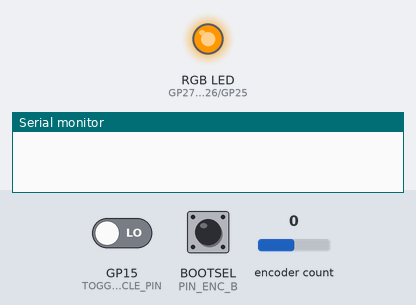
Recording of a sketch running on a simulated Raspberry Pi Pico. Shown: an RGB LED mixed from three pins (HIGH = lit), the last lines printed to the serial monitor. Inputs (shaded band) come from the test bench; at power-on: encoder count 0, GP15 (TOGGLE_CYCLE_PIN) LOW, BOOTSEL (PIN_ENC_B) HIGH. Dim RGB values are drawn brighter than linear; random numbers use the default seed unless the sketch sets one.

Above: at 1.2 s.
1.3 s: encoder count set to 1
At 2.0 s:
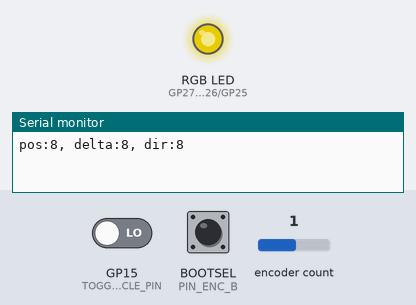
2.8 s: encoder count set to 2
At 3.1 s:
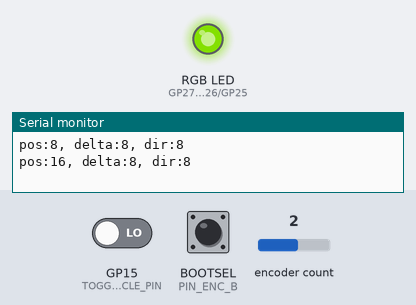
Timing chart, 0 to 5.8 s (numbered marks = the images above; inputs shaded):
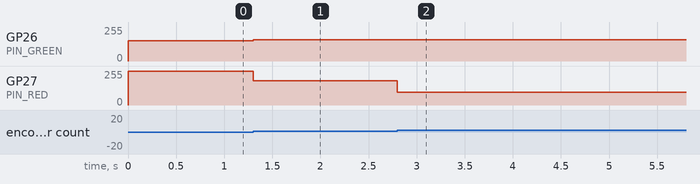

The sketch:

0_esp32-rgb-rotary-encoder.ino
```cpp
#include <analogWrite.h>

const byte LOOP_INTERVAL = 1;

void setup() {
  // put your setup code here, to run once:
  setup1();
  setup2();
}

void loop() {
  // put your main code here, to run repeatedly:
  loop1();
  loop2();
  delay(LOOP_INTERVAL);
}

int mod(int x,int y){ return x<0 ? ((x+1)%y)+y-1 : x%y; }
long modLong(long x,long y){ return x<0 ? ((x+1)%y)+y-1 : x%y; }

enum : byte {

  OFF = 0,

  RED = 0,
  GREEN = 1,
  BLUE = 2,

  PIN_RED = 27,
  PIN_GREEN = 26,
  PIN_BLUE = 25,

  PIN_ENC_A = 32,
  PIN_ENC_B = 33,

  TOGGLE_CYCLE_PIN = 15,

};

void writePin(byte _color, byte _writeValue) {
  analogWrite(getPinFromColor(_color), _writeValue);
}
byte getPinFromColor(byte _color) {
  switch (_color) {
    case RED: return PIN_RED;
    case GREEN: return PIN_GREEN;
    case BLUE: return PIN_BLUE;
  }
  Serial.print("Invalid pin color, cannot determine pin to write, returning 0, Color:");
  Serial.println(_color);
  return 0;
}
```

1_rgb_led.ino
```cpp
void setup1(){setupRGB();}
int _delay1 = 0;
void loop1(){
  loopEarlyRGB();
  if (_delay1 > 0) { _delay1 = max(_delay1 - LOOP_INTERVAL, 0); return; }
  loopDelayRGB();
}
void delay1(int _delay) { _delay1 = max(_delay1,_delay); }

const int RGB_MAX = 1535;
const bool RGB_USES_TOGGLE = true;
const bool RGB_TOGGLE_CHANGES_CYCLE = false;
const bool RGB_CAN_CYCLE = false;

bool RGB_reverse = false;
bool RGB_cycle = true;

const int RGB_INCREMENT = 1;
const int RGB_DELAY = 3;

const int RGB_BRIGHTNESS_RGB = 255;
const int RGB_BRIGHTNESS_R = 255;
const int RGB_BRIGHTNESS_G = 160;
const int RGB_BRIGHTNESS_B = 240;

const bool RGB_HOLD_RELEASES_PRESS = false;
const int RGB_HOLDFUNCTION_TIME = 500;

static int RGB_value = 0;
static bool RGB_lastToggle = false;
static int RGB_holdTime = 0;
static bool RGB_pressed = false;


void setupRGB() {
  // put your setup code here, to run once:

  Serial.begin(115200);

  pinMode(PIN_RED, OUTPUT);
  pinMode(PIN_GREEN, OUTPUT);
  pinMode(PIN_BLUE, OUTPUT);

  if (RGB_USES_TOGGLE) {

    pinMode(TOGGLE_CYCLE_PIN, INPUT);
    RGB_lastToggle = digitalRead(TOGGLE_CYCLE_PIN);

  }

  RGB_value = random(0, RGB_MAX + 1);
  rgbCycle(RGB_value);

}


void loopEarlyRGB() {

  if (!RGB_USES_TOGGLE) { return; }

  // check button input
  RGB_pressed = digitalRead(TOGGLE_CYCLE_PIN);

  if (RGB_pressed) {
    if (RGB_holdTime < RGB_HOLDFUNCTION_TIME)
    {
      RGB_holdTime++;
      if (RGB_holdTime >= RGB_HOLDFUNCTION_TIME) {
        // first held cycle
        ToggleHold(false);
      }
    }
  }

  if (RGB_pressed != RGB_lastToggle) {

//    ENC_CheckPressed();

    RGB_lastToggle = RGB_pressed;
//   Serial.println(RGB_pressed ? "TOGGLE ON" : "TOGGLE OFF");
    if (RGB_pressed) {
      ToggleDown();
    }
    else
    {
      if (RGB_holdTime >= RGB_HOLDFUNCTION_TIME) {
        ToggleUpHeld();
      }
      else
      {
        ToggleUpShort();
      }
      RGB_holdTime = 0;
    }
  }
}

void ManualTriggerHold() {
    if (RGB_holdTime < RGB_HOLDFUNCTION_TIME)
    {
      RGB_holdTime = RGB_HOLDFUNCTION_TIME;
      // first held cycle
      ToggleHold(true);
    }
}

void loopDelayRGB()
{
  if (!RGB_CAN_CYCLE) { return; }

  // collect held state
  bool _held = RGB_pressed && RGB_holdTime >= RGB_HOLDFUNCTION_TIME;
  // check RGB cycle
  if (RGB_cycle && (!RGB_pressed || (RGB_HOLD_RELEASES_PRESS && _held))) {
    delay1(RGB_DELAY);
    rgbCycle(RGB_value + RGB_INCREMENT);
  }
}

void SetRGB(int _toValue) {
  rgbCycle(_toValue);
}
void SetRGB(int _toValue, int _givenRange) {
  SetRGB(map(_toValue,0,_givenRange,0,RGB_MAX));
}

void IncrementRGB(int _byValue) {
  rgbCycle(RGB_value + _byValue);
}
void IncrementRGB(int _byValue, int _givenRange) {
  IncrementRGB(_byValue * RGB_MAX / _givenRange);
}


void ToggleDown() {
}

void ToggleUpShort() {
  if (RGB_CAN_CYCLE && RGB_TOGGLE_CHANGES_CYCLE) {
    RGB_cycle = !RGB_cycle;
  }
}

void ToggleUpHeld() {

}
void ToggleHold(bool _viaManual) {
  if (!_viaManual) { ReverseRGBCycle(); }
}

void ReverseRGBCycle() {
  if (!RGB_CAN_CYCLE) { return; }
  RGB_reverse = !RGB_reverse; RGB_value = RGB_MAX - RGB_value; RGB_cycle = true;
}

void rgbCycle(int _setValue)
{
  RGB_value = mod(_setValue, RGB_MAX);
  int _currentValue = RGB_reverse ? RGB_MAX - RGB_value : RGB_value;

  byte _step = (_currentValue / 256) % 6;
  byte _stepValue = _currentValue - (_step * 256);

  writePin(RED,   pinValue(RED,   _step, _stepValue));
  writePin(GREEN, pinValue(GREEN, _step, _stepValue));
  writePin(BLUE,  pinValue(BLUE,  _step, _stepValue));

}


byte GET_ON(byte _color) {
  byte _onValue = 255;
  switch (_color) {
    case RED: _onValue = RGB_BRIGHTNESS_R; break;
    case GREEN: _onValue = RGB_BRIGHTNESS_G; break;
    case BLUE: _onValue = RGB_BRIGHTNESS_B; break;
  }
  return map(_onValue, 0, 255, 0, RGB_BRIGHTNESS_RGB);
}

byte GET_CHANGE(byte _color, byte _step, byte _stepValue)
{
  byte _onValue = GET_ON(_color);
  _stepValue = map(_stepValue, 0, 255, 0, _onValue);
  return _step % 2 == 0 ?
    _stepValue : // rising
    _onValue - _stepValue; // falling
}

byte pinValue(byte _color, byte _step, byte _stepValue)
{

  switch (_step) {

    case 0:
    case 6:
    switch (_color) {
      // R1 Gr B0
      case RED:
      return GET_ON(_color);
      case GREEN:
      return GET_CHANGE(_color, _step, _stepValue);
      case BLUE:
      return OFF;
    }
    break;

    case 1:
    // Rf G1 B0
    switch (_color) {
      case RED:
      return GET_CHANGE(_color, _step, _stepValue);
      case GREEN:
      return GET_ON(_color);
      case BLUE:
      return OFF;
    }
    break;

    case 2:
    // R0 G1 Br
    switch (_color) {
      case RED:
      return OFF;
      case GREEN:
      return GET_ON(_color);
      case BLUE:
      return GET_CHANGE(_color, _step, _stepValue);
    }
    break;

    case 3:
    // R0 Gf B1
    switch (_color) {
      case RED:
      return OFF;
      case GREEN:
      return GET_CHANGE(_color, _step, _stepValue);
      case BLUE:
      return GET_ON(_color);
    }
    break;

    case 4:
    // Rr G0 B1
    switch (_color) {
      case RED:
      return GET_CHANGE(_color, _step, _stepValue);
      case GREEN:
      return OFF;
      case BLUE:
      return GET_ON(_color);
    }
    break;

    case 5:
    // R1 G0 Bf
    switch (_color) {
      case RED:
      return GET_ON(_color);
      case GREEN:
      return OFF;
      case BLUE:
      return GET_CHANGE(_color, _step, _stepValue);
    }
    break;

  }

  Serial.print("Failed parsing rainbow, Color:");
  Serial.print(_color);
  Serial.print(", Step:");
  Serial.print(_step);
  Serial.print(", StepValue:");
  Serial.print(_stepValue);
  Serial.println(", cannot get pin color, returning 0");
  return 0;
}
```

2_encoder.ino
```cpp
#include <RotaryEncoder.h>

void setup2(){ setupENC(); }
//int _delay2 = 0;
void loop2(){
  loopENC();
//  loopEarlyENC();
//  if (_delay2 > 0) { _delay2 = max(_delay2 - LOOP_INTERVAL, 0); return; }
//  loopDelayENC();
}
//void delay2(int _delay) { _delay2 = max(_delay2,_delay); }


const int ENC_STEPS = 128;
const int ENC_COARSE_STEPS = 8;
const int ENC_INCREMENT = RGB_MAX / ENC_STEPS;

bool ENC_lastPosHeld = false;

static int ENC_pos = 0;


RotaryEncoder *_enc = nullptr;

void setupENC() {

  _enc = new RotaryEncoder(PIN_ENC_A, PIN_ENC_B, RotaryEncoder::LatchMode::FOUR3 );
  attachInterrupt(digitalPinToInterrupt(PIN_ENC_A), checkPosition, CHANGE);
  attachInterrupt(digitalPinToInterrupt(PIN_ENC_B), checkPosition, CHANGE);
}

//void checkPosition()
IRAM_ATTR void checkPosition()
{
  _enc->tick(); // just call tick() to check the state.
  CheckState();
}

void loopENC() {
}

void CheckState() {
  // check if held - if not, coarse multiplier
  int _dir = (int)_enc->getDirection();
  int _newPos = ENC_CurrentPos();
  if (!RGB_pressed) {
    _newPos += _dir * (ENC_COARSE_STEPS - 1);
    _dir *= ENC_COARSE_STEPS;
  }
  if (ENC_pos != _newPos) {
    UpdateState(_newPos, _dir);
  }
}

void UpdateState() {
  UpdateState(ENC_CurrentPos());
}

void UpdateState(int _newPos) {
  UpdateState(_newPos, (int)_enc->getDirection());
}
void UpdateState(int _newPos, int _dir) {

  int _delta = _newPos - ENC_pos;
  Serial.print("pos:");
  Serial.print(_newPos);
  Serial.print(", delta:");
  Serial.print(_delta);
  Serial.print(", dir:");
  Serial.println(_dir);
  ENC_pos = _newPos;

  if (RGB_pressed) {
    ManualTriggerHold();
  }

//  SetRGB(ENC_pos, RGB_pressed ? ENC_STEPS_COARSE_MULTI : ENC_STEPS);
//  IncrementRGB(_delta, RGB_pressed ? ENC_STEPS_COARSE_MULTI : ENC_STEPS);
//  int _increment = ENC_INCREMENT;
//  if (RGB_pressed) { _increment *= ENC_STEPS_COARSE_MULTI; }
  IncrementRGB(ENC_INCREMENT * _dir);

  _enc->setPosition(_newPos);

}

int ENC_CurrentPos() {
  return mod(_enc->getPosition(), ENC_STEPS);
}


//Encoder _enc(PIN_ENC_A, PIN_ENC_B);
//
//long ENC_prevPos = 0;
//
//
//void setupENC() {
//  ENC_prevPos = _enc.read();
//}
//
//void loopENC() {
//  long _newPos = _enc.read();
//  if (_newPos != ENC_prevPos) {
//    long _delta = _newPos - ENC_prevPos;
//    ENC_prevPos = _newPos;
//    Serial.print("ROTARY POS: ");
//    Serial.println(_newPos);
//    Serial.print("ROTARY DELTA: ");
//    Serial.println(_delta);
//    Serial.println(" ---");
//  }
//}
```

Measured:
- after the input at 1.3 s, GP26 (PIN_GREEN): 151/255 → 160/255 at once; GP27 (PIN_RED): 255/255 → 182/255 at once
- after the input at 2.8 s, GP27 (PIN_RED): 182/255 → 94/255 at once
